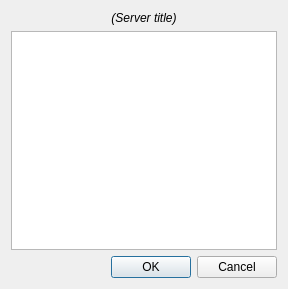
<?xml version="1.0" encoding="UTF-8"?>
<ui version="4.0">
 <class>SelectSession</class>
 <widget class="QDialog" name="SelectSession">
  <property name="geometry">
   <rect>
    <x>0</x>
    <y>0</y>
    <width>288</width>
    <height>289</height>
   </rect>
  </property>
  <property name="windowTitle">
   <string>Select session</string>
  </property>
  <layout class="QVBoxLayout" name="verticalLayout">
   <item>
    <widget class="QLabel" name="serverTitle">
     <property name="text">
      <string notr="true">&lt;i&gt;(Server title)&lt;/i&gt;</string>
     </property>
     <property name="textFormat">
      <enum>Qt::RichText</enum>
     </property>
     <property name="alignment">
      <set>Qt::AlignCenter</set>
     </property>
     <property name="wordWrap">
      <bool>true</bool>
     </property>
     <property name="openExternalLinks">
      <bool>true</bool>
     </property>
     <property name="textInteractionFlags">
      <set>Qt::LinksAccessibleByMouse|Qt::TextSelectableByMouse</set>
     </property>
    </widget>
   </item>
   <item>
    <widget class="QTableView" name="sessionView">
     <property name="editTriggers">
      <set>QAbstractItemView::NoEditTriggers</set>
     </property>
     <property name="selectionMode">
      <enum>QAbstractItemView::SingleSelection</enum>
     </property>
     <property name="selectionBehavior">
      <enum>QAbstractItemView::SelectRows</enum>
     </property>
     <property name="showGrid">
      <bool>false</bool>
     </property>
     <attribute name="horizontalHeaderHighlightSections">
      <bool>false</bool>
     </attribute>
     <attribute name="verticalHeaderVisible">
      <bool>false</bool>
     </attribute>
    </widget>
   </item>
   <item>
    <widget class="QDialogButtonBox" name="buttonBox">
     <property name="orientation">
      <enum>Qt::Horizontal</enum>
     </property>
     <property name="standardButtons">
      <set>QDialogButtonBox::Cancel|QDialogButtonBox::Ok</set>
     </property>
    </widget>
   </item>
  </layout>
 </widget>
 <resources/>
 <connections>
  <connection>
   <sender>buttonBox</sender>
   <signal>accepted()</signal>
   <receiver>SelectSession</receiver>
   <slot>accept()</slot>
   <hints>
    <hint type="sourcelabel">
     <x>248</x>
     <y>254</y>
    </hint>
    <hint type="destinationlabel">
     <x>157</x>
     <y>274</y>
    </hint>
   </hints>
  </connection>
  <connection>
   <sender>buttonBox</sender>
   <signal>rejected()</signal>
   <receiver>SelectSession</receiver>
   <slot>reject()</slot>
   <hints>
    <hint type="sourcelabel">
     <x>316</x>
     <y>260</y>
    </hint>
    <hint type="destinationlabel">
     <x>286</x>
     <y>274</y>
    </hint>
   </hints>
  </connection>
 </connections>
</ui>
